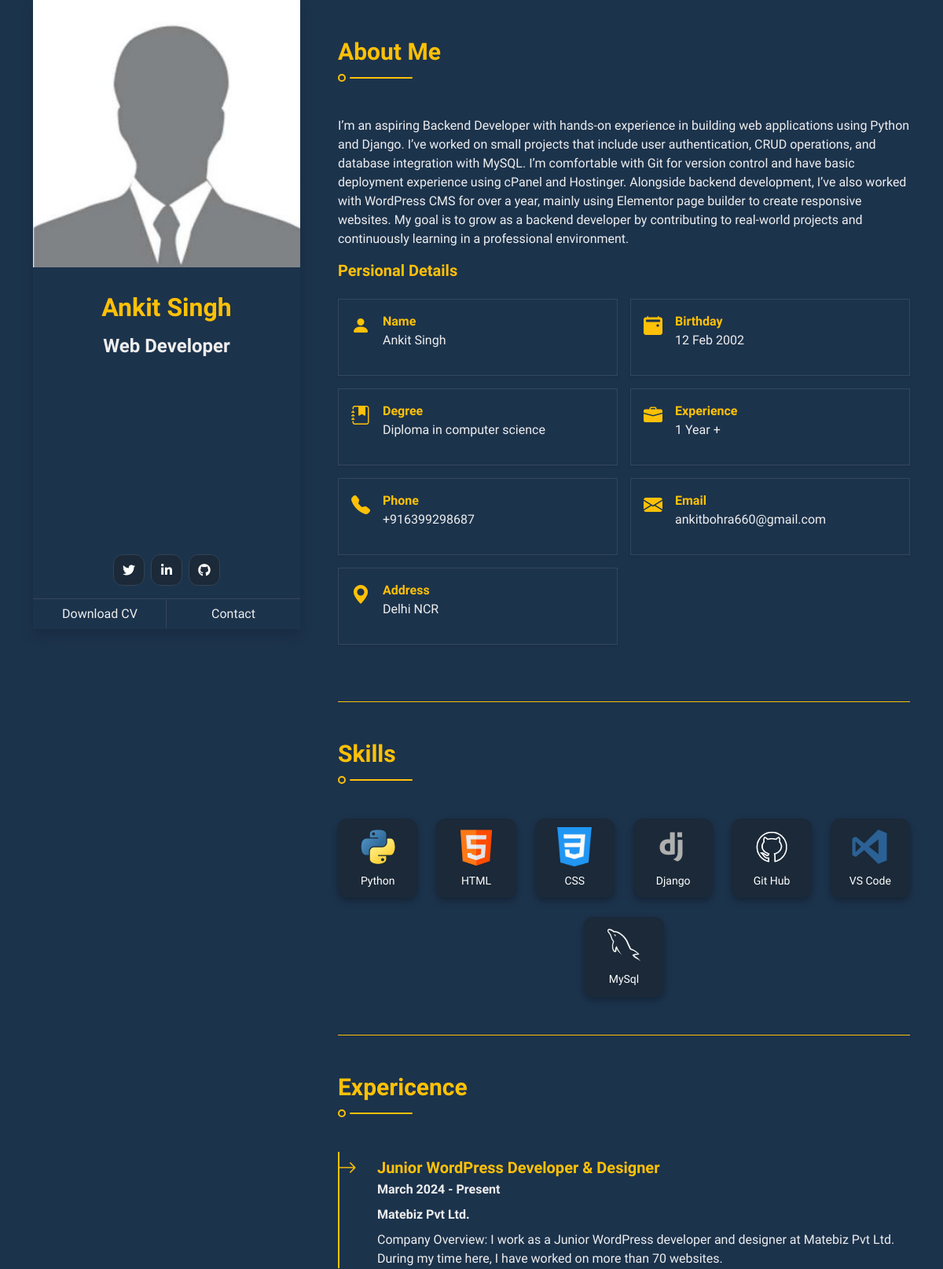
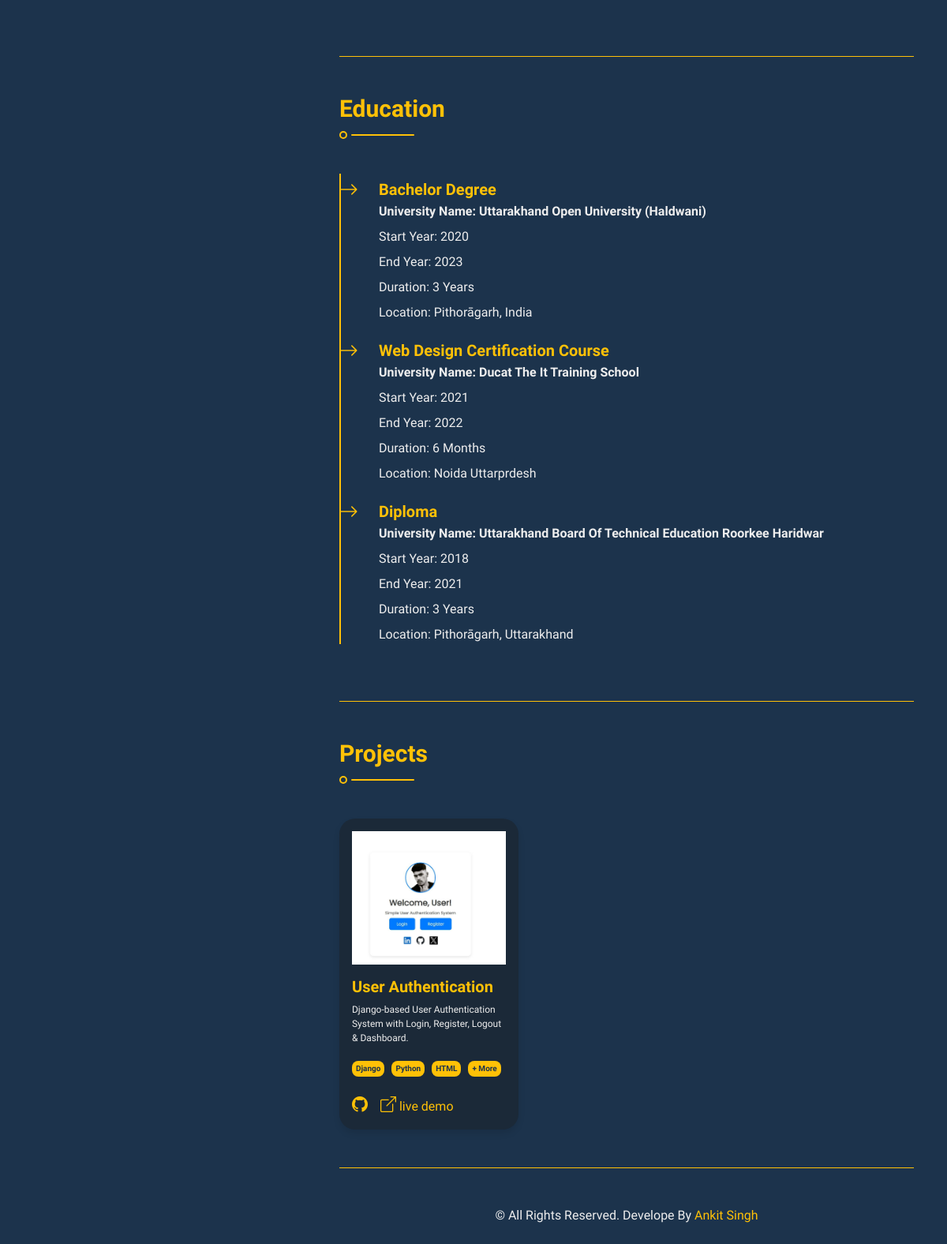
The page / on the database its author committed (2 pictures, top to bottom).
### main/models.py (models this page shows, shortened)
class Profile(models.Model):
    profile_image = models.ImageField(upload_to='profile/')
    name = models.CharField(max_length=50)
    designation = models.CharField(max_length=100)

class SocialMedia(models.Model):
    url = models.URLField()
    icon_class = models.CharField(max_length=100)  # e.g. fab fa-twitter

class Buttons(models.Model):
    button_name = models.CharField(max_length=40)
    cv_url = models.URLField()
    contact_button_name = models.CharField(max_length=40)
    mobile_url = models.URLField()  #For URL

class AboutMe(models.Model):
    title_name = models.CharField(max_length=50)
    description = models.TextField()

class PersonalDetails(models.Model):
    icon_class = models.CharField(max_length=50)  # for icon class
    label = models.CharField(max_length=40)
    value = models.CharField(max_length=50)

class Skills(models.Model):
    name = models.CharField(max_length=50)
    icon_image = models.ImageField(upload_to='skills/')

class Expericence(models.Model):
    position = models.CharField(max_length=50)
    company = models.CharField(max_length=50)
    duration = models.CharField(max_length=50)
    responsibilities = models.TextField()

class Education(models.Model):
    degree_title = models.CharField(max_length=100)
    university_name = models.CharField(max_length=150)
    start_year = models.IntegerField()
    end_year = models.IntegerField()
    duration = models.CharField(max_length=50)
    location = models.CharField(max_length=100)

class Project(models.Model):
    title = models.CharField(max_length=100)
    description = models.TextField()
    technologies = models.ManyToManyField(Technology)
    image = models.ImageField(upload_to='projects/')
    git_url = models.URLField()
    live_demo_url = models.URLField()

class Technology(models.Model):
    name = models.CharField(max_length=50)

### main/views.py (the view)
# urls.py: path('', views.home, name='home')
def home(request):
    profile = Profile.objects.first()
    socialicon = SocialMedia.objects.all()
    buttons = Buttons.objects.first()
    about_data = AboutMe.objects.first()
    Personal_Details = PersonalDetails.objects.all()
    my_skill = Skills.objects.all()
    expericence = Expericence.objects.all()
    education = Education.objects.all()
    project = Project.objects.all()
    return render(request, 'portfolio/home.html',
                   {'profile': profile,
                    'socialicon': socialicon,
                    'buttons': buttons,
                    'about_data': about_data,
                    'Personal_Details': Personal_Details,
                    'my_skill': my_skill,
                    'expericence': expericence,
                    'education': education,
                    'project': project,
                    })

### main/templates/portfolio/home.html (shortened to what this page needs)
{% extends 'portfolio/base.html' %}
{% load static %}
{% block content %}
<div class="container">
   <div class="row g-5">
      <div class="col-lg-4 sticky-lg-top vh-100">
         <div class="d-flex flex-column h-100 text-center overflow-auto shadow">
            <img class="w-100 img-fluid mb-4" src="{{ profile.profile_image.url }}" alt="Image">
            <h2 class="text-primary mt-2">{{ profile.name }}</h2>
            <h4 class="text-light py-2">{{ profile.designation }}</h4>
            <div class="d-flex justify-content-center mt-auto mb-3">
                {% for social in socialicon %}
               <a class="btn btn-secondary btn-square mx-1" href="{{ social.url }}" target="blank"><i class="{{ social.icon_class }}"></i></a>
               {% endfor %}
            </div>
            <div class="d-flex align-items-end justify-content-between border-top">
               <a href="{{ buttons.cv_url }}" class="btn  w-50 border-end" target="blank">{{ buttons.button_name }}</a>
               <a href="{{ buttons.mobile_url }}" class="btn w-50 btn-scroll" target="blank">{{ buttons.contact_button_name }}</a>
            </div>
         </div>
      </div>
      <div class="col-lg-8">
         {% include 'portfolio/about-me.html' %}
         {% include 'portfolio/skill.html' %}
         {% include 'portfolio/experience.html' %}
         {% include 'portfolio/education.html' %}
         {% include 'portfolio/projects.html' %}
         {% include 'portfolio/footer.html' %}
      </div>
   </div>
</div>
{% endblock  %}

### main/templates/portfolio/base.html (shortened to what this page needs)
 <!DOCTYPE html>
<html lang="en">
{% load static %}
<head>
      <link href="https://cdnjs.cloudflare.com/ajax/libs/font-awesome/5.10.0/css/all.min.css" rel="stylesheet">
      <link href="https://cdn.jsdelivr.net/npm/bootstrap-icons@1.4.1/font/bootstrap-icons.css" rel="stylesheet">
      <link href="{% static 'lib/animate/animate.min.css' %}" rel="stylesheet">
      <link href="{% static 'css/bootstrap.min.css' %}" rel="stylesheet">
      <link href="{% static 'css/style.css' %}" rel="stylesheet">
</head>
<body>
{% block content %}
{% endblock %}
</body>
</html>

### main/templates/portfolio/about-me.html
{% block content %}
<section class="py-5 border-bottom border-warning wow fadeInUp" data-wow-delay="0.1s">
   <h2 class="title pb-3 mb-5">{{about_data.title_name }}</h2>
   <p>{{ about_data.description }}</p>
   <div class="row mb-4">
      <div class="container">
         <h5 class="text-warning fw-bold mb-4">Persional Details</h5>
         <div class="row g-3">
            {% for personal in Personal_Details %}
            <div class="col-md-6">
               <div class="d-flex align-items-start p-3 border rounded shadow-sm h-100">
                  <a href="#" class="text-warning me-3 fs-4 d-inline-flex align-items-center">
                  <i class="{{ personal.icon_class }}"></i> </a>
                  <div>
                     <div class="fw-bold text-warning">{{personal.label}}</div>
                     <p>{{personal.value}}</p>
                  </div>
               </div>
            </div>
            {% endfor %}
         </div>
      </div>
   </div>
</section>
{% endblock %}

### main/templates/portfolio/skill.html
{% block content %}
<section class="py-5 border-bottom border-warning wow fadeInUp" data-wow-delay="0.1s">
   <h2 class="title pb-3 mb-5">Skills</h2>
   <div class="row row-cols-3 row-cols-md-4 row-cols-lg-6 g-4 justify-content-center">
      {% for skill in my_skill %}
      <div class="col">
         <div class="skill-square text-center">
            <img src="{{ skill.icon_image.url}}" alt="Python" class="img-fluid" style="width: 50px; height: 50px;">
            <p class="mb-0 mt-2 small">{{ skill.name}}</p>
         </div>
      </div>
      {% endfor %}
   </div>
</section>
{% endblock %}

### main/templates/portfolio/experience.html
{% block content %}
         <section class="py-5 border-bottom border-warning wow fadeInUp" data-wow-delay="0.1s">
            <h2 class="title pb-3 mb-5">Expericence</h2>
            <div class="border-start border-2 border-warning pt-2 ps-5">
               {% for expericence_col in expericence %}
               <div class="position-relative mb-4 ">
                  <span class="bi bi-arrow-right fs-4 text-warning position-absolute" style="top: -5px; left: -50px;"></span>
                  <h5 class="mb-1 text-warning"> {{expericence_col.position}}</h5>
                  <p class="mb-2 fw-bold">{{expericence_col.duration}}</p>
                  <p class="mb-2 fw-bold">{{expericence_col.company}}</p>
                  <p>{{expericence_col.responsibilities}}</p>
               </div>
               {% endfor %}
            </div>
         </section>
{% endblock  %}

### main/templates/portfolio/education.html
{% block content %}
<section class="py-5 border-bottom border-warning wow fadeInUp" data-wow-delay="0.1s">
   <h2 class="title pb-3 mb-5">Education </h2>
   <div class="border-start border-2 border-warning pt-2 ps-5">
      {% for myeducations in education %}
      <div class="position-relative mb-4 ">
         <span class="bi bi-arrow-right fs-4 text-warning position-absolute" style="top: -5px; left: -50px;"></span>
         <h5 class="mb-1 text-warning">{{ myeducations.degree_title}} </h5>
         <p class="mb-2 fw-bold">University Name: {{ myeducations.university_name}}  </p>
         <p class="mb-2">Start Year: {{ myeducations.start_year}} </p>
         <p class="mb-2">End Year:  {{ myeducations.end_year}} </p>
         <p class="mb-2">Duration:  {{ myeducations.duration}} </p>
         <p class="mb-2"> Location:  {{ myeducations.location}}</p>
      </div>
      {% endfor %}
   </div>
</section>
{% endblock  %}

### main/templates/portfolio/projects.html (shortened to what this page needs)
{% block content %}
<section class="py-5 border-bottom border-warning wow fadeInUp" data-wow-delay="0.1s">
   <h2 class="title pb-3 mb-5">Projects</h2>
   <div class="row g-4">
      {% for projects_data in project %}
      <div class="col-12 col-md-6 col-lg-4">
         <div class="project-card p-3 h-100">
            <img src="{{ projects_data.image.url }}" class="img-fluid rounded mb-3" alt="Project Image">
            <h5 class="fw-semibold text-warning">{{ projects_data.title }}</h5>
            <p style="font-size:12px">{{ projects_data.description }}</p>
            {% for tech in projects_data.technologies.all|slice:":3" %}
            <span class="badge bg-warning text-dark">{{ tech.name }}</span>
            {% endfor %}
            {% if projects_data.technologies.all|length > 3 %}
            <a href="" class="badge bg-warning text-dark" data-bs-toggle="modal" data-bs-target="#modal{{ forloop.counter }}">+ More</a>
            {% endif %}
            <div class="d-flex gap-3 mt-3">
               <a href="{{ projects_data.git_url }}" target="_blank" title="Code">
               <i class="bi bi-github fs-5"></i>
               </a>
               <a href="{{ projects_data.live_demo_url }}" target="_blank" title="Live Demo" class="text-warning">
               <i class="bi bi-box-arrow-up-right fs-5"></i> live demo
               </a>
            </div>
         </div>
      </div>
   </div>
   {% endfor %}
</section>
{% endblock %}

### main/templates/portfolio/footer.html
{% block content %}
<section class="wow fadeIn" data-wow-delay="0.1s">
   <div class="text-light text-center p-5">
      <p class="m-0">&copy; All Rights Reserved. Develope By <a href="https://htmlcodex.com">Ankit Singh</a></p>
   </div>
</section>
{% endblock  %}

### static/css/style.css (style rules this page uses)
:root { --primary: #1c334c; --light: #F2F2F2; --dark: #000000; --costumbox:#1b2938; }
.btn-square, .btn-sm-square, .btn-lg-square { padding: 0; display: flex; align-items: center; justify-content: center; border-radius: 12px; transition: transform 0.3s ease, box-shadow 0.3s ease, border-color 0.3s ease, border-radius 0.3s ease; }
.btn-square { width: 40px; height: 40px; }
.skill-square { background-color: #1b2938; border-radius: 12px; box-shadow: 0 4px 10px rgba(0, 0, 0, 0.3); transition: transform 0.3s ease, box-shadow 0.3s ease, border-color 0.3s ease, border-radius 0.3s ease; aspect-ratio: 1 / 1; display: flex; flex-direction: column; justify-content: center; align-items: center; }
.skill-square p { color: #ffffff; margin: 0; font-size: 14px; font-weight: 500; }
.title { position: relative; color:#ffc107 !important ; font-size: 30px; }
.title::before { content: ""; position: absolute; width: 10px; height: 10px; bottom: -4px; left: 0; border: 2px solid #ffc107; border-radius: 50%; }
.title::after { content: ""; position: absolute; width: 80px; height: 2px; bottom: 0; left: 15px; background: #ffc107; border-radius: 2px; }
.project-card { background-color: #1b2938; border-radius: 20px; box-shadow: 0 5px 8px rgba(0, 0, 0, 0.1); transition: all 0.3s ease-in-out; }
.badge { margin-right: 5px; margin-bottom: 5px; border-radius: 8px; padding: 5px; font-size: 10px; }

### rows shown on the page
Profile: profile_image (placeholder picture), name "Ankit Singh", designation "Web Developer"
Buttons: button_name "Download CV", contact_button_name "Contact"
AboutMe: title_name "About Me", description "I’m an aspiring Backend Developer with hands-on experience in building web applications using Python and Django. I’ve worked on small projects that include user authentication, CRUD operations, and database integration with MySQL. I’m comfortable with Git for version control and have basic deployment experience using cPanel and Hostinger. Alongside backend development, I’ve also worked with WordPress CMS for over a year, mainly using Elementor page builder to create responsive websites. My goal is to grow as a backend developer by contributing to real-world projects and continuously learning in a professional environment."
PersonalDetails: label "Name", value "Ankit Singh"
PersonalDetails: label "Birthday", value "12 Feb 2002"
PersonalDetails: label "Degree", value "Diploma in computer science"
PersonalDetails: label "Experience", value "1 Year +"
PersonalDetails: label "Phone", value "+916399298687"
PersonalDetails: label "Email", value "ankitbohra660@gmail.com"
PersonalDetails: label "Address", value "Delhi NCR"
Skills: icon_image (picture), name "Python"
Skills: icon_image (picture), name "HTML"
Skills: icon_image (picture), name "CSS"
Skills: icon_image (picture), name "Django"
Skills: icon_image (picture), name "Git Hub"
Skills: icon_image (picture), name "VS Code"
Skills: icon_image (picture), name "MySql"
Expericence: position "Junior WordPress Developer & Designer", duration "March 2024 - Present", company "Matebiz Pvt Ltd.", responsibilities "Company Overview: I work as a Junior WordPress developer and designer at Matebiz Pvt Ltd. During my time here, I have worked on more than 70 websites."
Education: degree_title "Bachelor Degree", university_name "Uttarakhand Open University (Haldwani)", start_year "2020", end_year "2023", duration "3 Years", location "Pithorāgarh, India"
Education: degree_title "Web Design Certification Course", university_name "Ducat The It Training School", start_year "2021", end_year "2022", duration "6 Months", location "Noida Uttarprdesh"
Education: degree_title "Diploma", university_name "Uttarakhand Board Of Technical Education Roorkee Haridwar", start_year "2018", end_year "2021", duration "3 Years", location "Pithorāgarh, Uttarakhand"
Project: image (picture), title "User Authentication", description "Django-based User Authentication System with Login, Register, Logout & Dashboard."
Technology: name "Django"
Technology: name "Python"
Technology: name "HTML"
